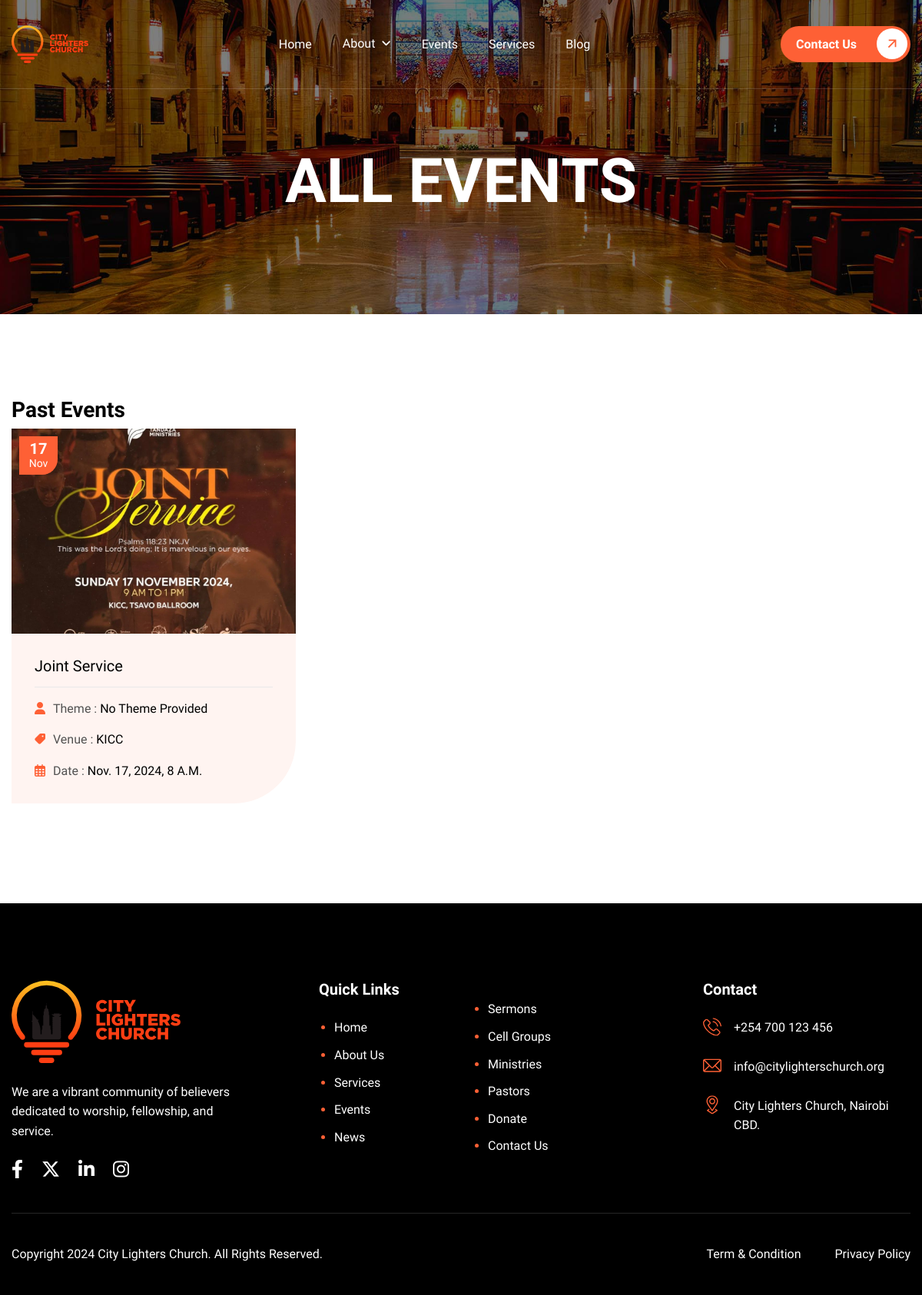
Page /events/ on the earlier database version.
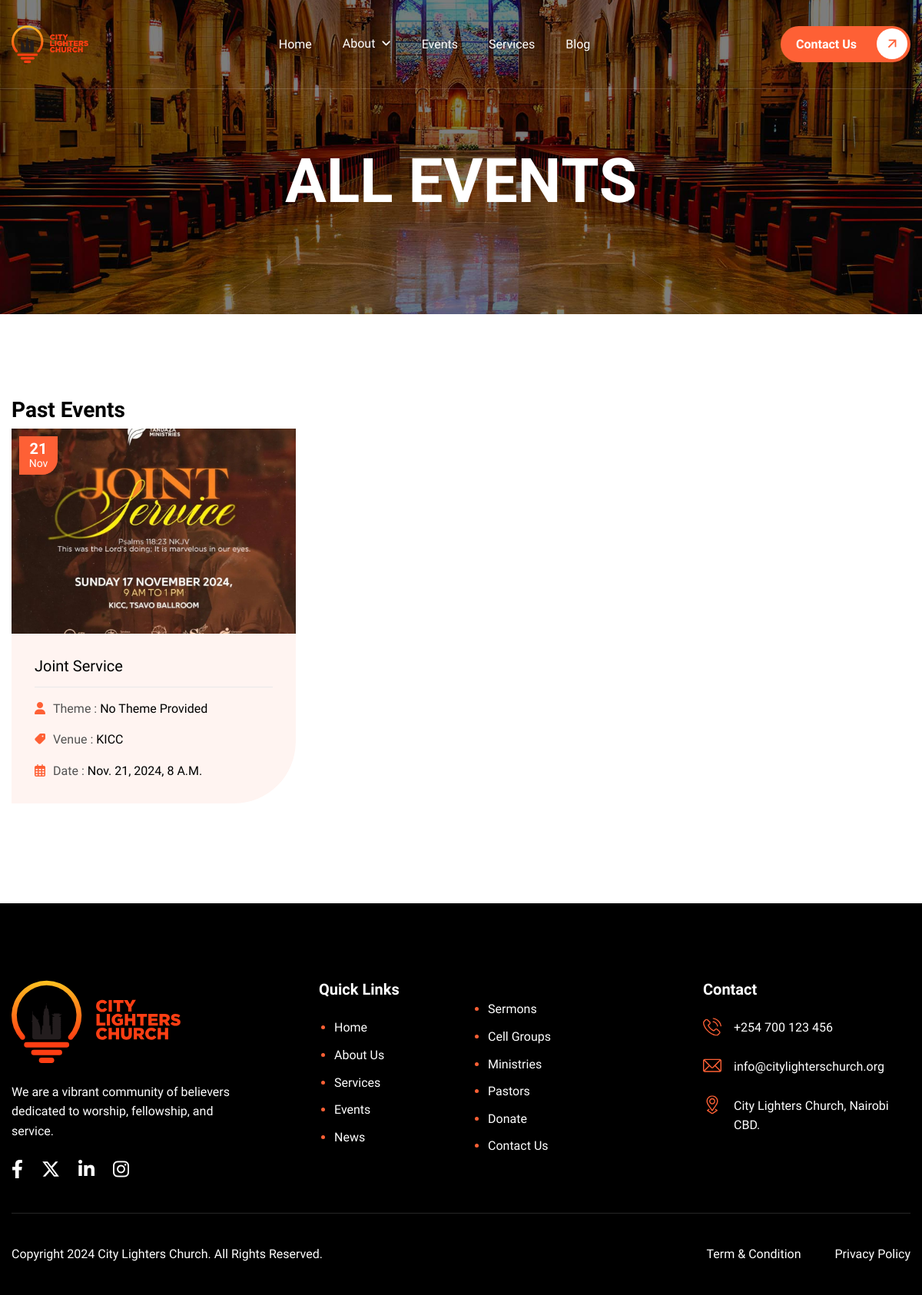
Same page on the later database version.
### app/models.py (models this page shows, shortened)
class Event(models.Model):
    title = models.CharField(max_length=80)
    slug = models.SlugField(max_length=120)
    date = models.DateTimeField()
    venue = models.CharField(max_length=120)
    theme = models.CharField(max_length=120)
    overview = models.TextField(max_length=300)
    map = models.URLField(max_length=550)
    description = CKEditor5Field('Text', config_name='default')
    is_special = models.BooleanField(default=False)
    img = models.ImageField(upload_to='events/')
    is_active = models.BooleanField(default=True)
    created_at = models.DateTimeField(auto_now_add=True)
    updated_at = models.DateTimeField(auto_now=True)
    def get_absolute_url(self):
        return reverse('event_details', kwargs={'slug':self.slug})
    class Meta:
        ordering = ('is_active', 'created_at')

### app/views.py (the view)
# urls.py: path('events/', views.event, name='events'),
def event(request):
    p_events = Event.objects.filter(is_active=True, date__lt=timezone.now())
    f_events = Event.objects.filter(is_active=True, date__gte=timezone.now())
    context = {
        'title': "All Events",
        'p_events': p_events,
        'f_events': f_events,
    }
    return render(request, 'events.html', context)

### templates/events.html (shortened to what this page needs)
{% extends 'base.html' %}
{% block content %}
    {% if p_events %}
        <div class="page-sermons">
            <div class="container">
                <h3 class="my-2">Past Events</h3>
                <div class="row">
                    {% for p_event in p_events %}
                    <div class="col-lg-4 col-md-6">
                        <div class="sermons-item wow fadeInUp">
                            <div class="sermons-image">
                                <figure>
                                    <a href="{{ p_event.get_absolute_url }}" class="image-anime" data-cursor-text="View">
                                        <img src="{{ p_event.img.url }}" alt="{{ p_event.title }}">
                                    </a>
                                </figure>
                                <div class="sermons-meta">
                                    <h3>{{ p_event.date|date:'d' }}</h3>
                                    <p>{{ p_event.date|date:'M' }}</p>
                                </div>
                            </div>
                            <div class="sermons-body">
                                <div class="sermons-title">
                                    <h2>{{ p_event.title }}</h2>
                                </div>
                                <div class="sermons-list">
                                    <ul>
                                        <li><i class="fa-solid fa-user"></i>Theme : <span>{{ p_event.theme|default:'No Theme Provided' }}</span></li>
                                        <li><i class="fa-solid fa-tag"></i>Venue : <span>{{ p_event.venue }}</span></li>
                                        <li><i class="fa-regular fa-calendar-days"></i>Date : <span>{{ p_event.date }}</span></li>
                                    </ul>
                                </div>
                            </div>
                        </div>
                    </div>
                    {% endfor %}
                </div>
            </div>
        </div>
    {% endif %}
{% endblock %}

Differences in the rows shown:
changed Event "Joint Service": date "17" → "21"; date "Nov. 17, 2024, 8 A.m." → "Nov. 21, 2024, 8 A.m."
